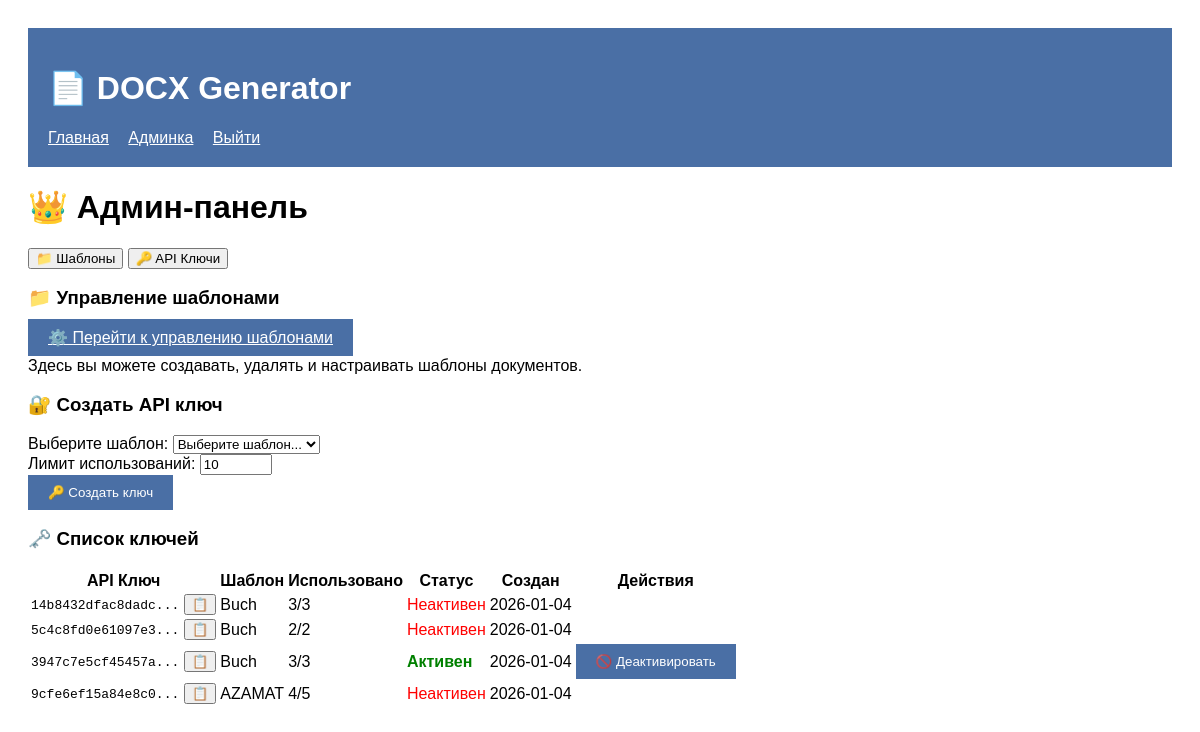
/admin (signed in), run on the app's committed database.
### tables this page shows
CREATE TABLE api_keys (
            api_key TEXT PRIMARY KEY,
            template_name TEXT NOT NULL,
            limit_count INTEGER DEFAULT 10,
            used_count INTEGER DEFAULT 0,
            status TEXT DEFAULT 'active',
            created_at TIMESTAMP DEFAULT CURRENT_TIMESTAMP,
            FOREIGN KEY (template_name) REFERENCES templates(name) ON DELETE CASCADE
        );

### app.py (the view, shortened to what this page needs)
@app.route('/admin', methods=['GET', 'POST'])
@admin_required
def admin():
    message = None
    error = None
    tab = request.args.get('tab', 'templates')
    keys = get_all_keys()
    templates = get_all_templates()
    stats = get_usage_stats()
    return render_template('admin.html',
                         tab=tab,
                         keys=keys,
                         templates=templates,
                         stats=stats,
                         message=message,
                         error=error,
                         get_all_templates=get_all_templates)

### app.py (called while the page is built)
def admin_required(f):
    @wraps(f)
    def decorated_function(*args, **kwargs):
        if 'admin_auth' not in session:
            return redirect(url_for('admin_login'))
        return f(*args, **kwargs)
    return decorated_function

### database.py (called while the page is built)
def get_db():
    conn = sqlite3.connect(Config.DATABASE_PATH)
    conn.row_factory = sqlite3.Row
    return conn

def get_all_templates():
    conn = get_db()
    c = conn.cursor()
    c.execute('SELECT name, display_name FROM templates ORDER BY created_at')
    templates = c.fetchall()
    conn.close()
    return templates

def get_all_keys():
    conn = get_db()
    c = conn.cursor()
    c.execute('''
        SELECT api_key, template_name, limit_count, used_count, created_at, status
        FROM api_keys
        ORDER BY created_at DESC
    ''')
    keys = c.fetchall()
    conn.close()
    return keys

def get_usage_stats():
    conn = get_db()
    c = conn.cursor()
    c.execute('SELECT COUNT(*) as total_requests FROM usage_logs')
    total = c.fetchone()['total_requests']
    c.execute('SELECT COUNT(*) as active_keys FROM api_keys WHERE status = "active"')
    active = c.fetchone()['active_keys']
    conn.close()
    return {'total_requests': total or 0, 'active_keys': active or 0}

### templates/admin.html (shortened to what this page needs)
{% extends "base.html" %}
{% block content %}
<h1>👑 Админ-панель</h1>
<div class="tabs">
    <button class="tab" data-tab="templates-tab">📁 Шаблоны</button>
    <button class="tab active" data-tab="keys-tab">🔑 API Ключи</button>
</div>
<div id="templates-tab" class="tab-content">
    <div class="card">
        <h3>📁 Управление шаблонами</h3>
        <a href="{{ url_for('manage_templates') }}" class="btn">
            ⚙️ Перейти к управлению шаблонами
        </a>
        <p style="margin-top: 10px;">Здесь вы можете создавать, удалять и настраивать шаблоны документов.</p>
    </div>
</div>
<div id="keys-tab" class="tab-content active">
    <div class="card">
        <h3>🔐 Создать API ключ</h3>
        <form method="POST" action="{{ url_for('admin') }}">
            <div class="form-group">
                <label>Выберите шаблон:</label>
                <select name="key_client_name" required>
                    <option value="">Выберите шаблон...</option>
                </select>
            </div>
            <div class="form-group">
                <label>Лимит использований:</label>
                <input type="number" name="limit_count" value="10" min="1" max="1000" required>
            </div>
            <button type="submit" class="btn">🔑 Создать ключ</button>
        </form>
    </div>
    <div class="card">
        <h3>🗝️ Список ключей</h3>
        {% if keys %}
        <table class="table">
            <thead>
                <tr>
                    <th>API Ключ</th>
                    <th>Шаблон</th>
                    <th>Использовано</th>
                    <th>Статус</th>
                    <th>Создан</th>
                    <th>Действия</th>
                </tr>
            </thead>
            <tbody>
                {% for key in keys %}
                <tr>
                    <td>
                        <code>{{ key.api_key[:16] }}...</code>
                        <button onclick="navigator.clipboard.writeText('{{ key.api_key }}')"
                                class="copy-btn" title="Скопировать">
                            📋
                        </button>
                    </td>
                    <td>{{ key.template_name }}</td>
                    <td>{{ key.used_count }}/{{ key.limit_count }}</td>
                    <td>
                        {% if key.status == 'active' %}
                        <span style="color: green; font-weight: bold;">Активен</span>
                        {% else %}
                        <span style="color: red;">Неактивен</span>
                        {% endif %}
                    </td>
                    <td>{{ key.created_at[:10] }}</td>
                    <td>
                        {% if key.status == 'active' %}
                        <form method="POST" action="{{ url_for('admin') }}" style="display: inline;">
                            <button type="submit" class="btn btn-danger"
                                    onclick="return confirm('Деактивировать ключ?')">
                                🚫 Деактивировать
                            </button>
                        </form>
                        {% endif %}
                    </td>
                </tr>
                {% endfor %}
            </tbody>
        </table>
        {% else %}
        <p>Нет созданных ключей</p>
        {% endif %}
    </div>
</div>
{% endblock %}

### templates/base.html (shortened to what this page needs)
<!DOCTYPE html>
<html lang="ru">
<head>
</head>
<body>
    <div class="container">
        <header>
            <h1>📄 DOCX Generator</h1>
            <nav>
                <a href="/">Главная</a>
                {% if 'admin_auth' in session %}
                    <a href="/admin">Админка</a>
                    <a href="/admin/logout">Выйти</a>
                {% else %}
                    <a href="/admin/login">Админка</a>
                {% endif %}
            </nav>
        </header>
        <div class="content">
            {% block content %}{% endblock %}
        </div>
    </div>
</body>
</html>

### templates/base.html (style rules this page uses)
body { font-family: Arial; padding: 20px; }
.container { max-width: 1200px; margin: 0 auto; }
header { background: #4a6fa5; color: white; padding: 20px; }
nav a { color: white; margin-right: 15px; }
.btn { padding: 10px 20px; background: #4a6fa5; color: white; border: none; cursor: pointer; }

### data on the page
api_keys: api_key "14b8432dfac8dadc", template_name "Buch", used_count "3", limit_count "3", status "Неактивен", created_at "2026-01-04"
api_keys: api_key "5c4c8fd0e61097e3", template_name "Buch", used_count "2", limit_count "2", status "Неактивен", created_at "2026-01-04"
api_keys: api_key "3947c7e5cf45457a", template_name "Buch", used_count "3", limit_count "3", status "Активен", created_at "2026-01-04"
api_keys: api_key "9cfe6ef15a84e8c0", template_name "AZAMAT", used_count "4", limit_count "5", status "Неактивен", created_at "2026-01-04"
